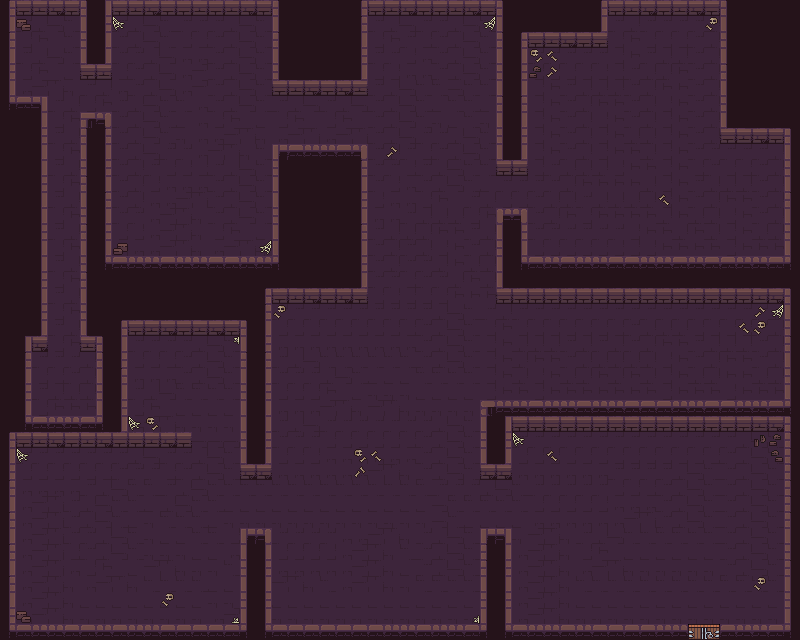

A 2D game scene composited from a Tiled map and its tileset images. What follows is a short description and the map's XML, with each tile layer's data collapsed to a summary:
An orthogonal 50x40 tile map with 16x16 px tiles, 2 tile layers (walls, static-decorations), 2 tilesets.

<map version="1.10" tiledversion="1.10.2" orientation="orthogonal" renderorder="right-down" width="50" height="40" tilewidth="16" tileheight="16" infinite="0" nextlayerid="3" nextobjectid="1">
 <tileset firstgid="1" source="Dungeon_Tileset.tsx" />
 <tileset firstgid="101" source="../level3/Dungeon_Tileset.tsx" />
 <layer id="1" name="walls" width="50" height="40">
  <data>[2000 cells, 2000 non-empty, 37 distinct tile ids]</data>
 </layer>
 <layer id="2" name="static-decorations" width="50" height="40">
  <data>[2000 cells, 34 non-empty, 6 distinct tile ids]</data>
 </layer>
</map>
